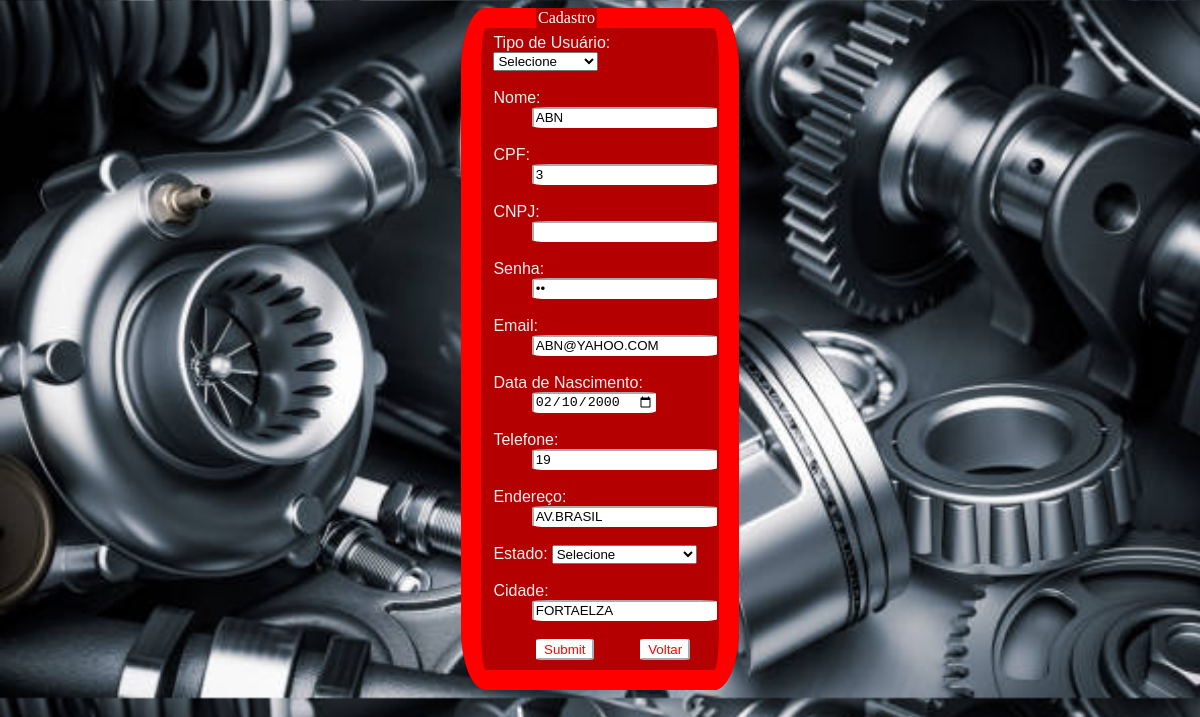
Screenshot of /php-server/FormulariosLogin/edit.php?idcliente=2 with the database file from the repository.
### tables this page shows
CREATE TABLE `cliente` (
  `idcliente` int(11) NOT NULL AUTO_INCREMENT,
  `tipo_usuario` enum('cliente','empresa','adm') NOT NULL,
  `nome` varchar(45) NOT NULL,
  `cpf` varchar(11) NOT NULL,
  `senha` varchar(45) NOT NULL,
  `email` varchar(45) NOT NULL,
  `data_nascimento` date NOT NULL,
  `telefone` varchar(45) NOT NULL,
  `endereco` varchar(45) NOT NULL,
  `estado` varchar(2) NOT NULL,
  `cidade` varchar(45) NOT NULL,
  `estado_id` int(11) NOT NULL,
  `cidade_id` int(11) NOT NULL,
  PRIMARY KEY (`idcliente`)
);

### php-server/FormulariosLogin/edit.php (the view, shortened to what this page needs)
<!DOCTYPE html>
<html lang="pt-br">
<head>
</head>
<body>
<?php
if (!empty($_GET['idcliente'])) {
    include_once('config.php');
$id = $_GET['idcliente'];
$sqlSelect = "SELECT * FROM cliente WHERE idcliente = $id";
$result = $conexao->query($sqlSelect);
if($result->num_rows > 0){
    while ($user_data = mysqli_fetch_assoc($result)) {
        $tipo_usuario = $user_data['tipo_usuario'];
        $nome = $user_data['nome'];
        $cpf = $user_data['cpf'];
        $cnpj = $user_data['cnpj'];
        $senha = $user_data['senha'];
        $email = $user_data['email'];
        $data_nascimento = $user_data['data_nascimento'];
        $telefone = $user_data['telefone'];
        $endereco = $user_data['endereco'];
        $estado = $user_data['estado'];
        $cidade = $user_data['cidade'];
    }
} else {
    header('Location: ../Paginas/Registros.php');
}
}
    ?>
    <div class="box">
        <form method="POST" action="Formulario.php">
            <fieldset>
                <legend>
                    Cadastro
                </legend>
            <div>
        <label for="tipo_usuario">Tipo de Usuário:</label>
        <select id="tipo_usuario" required name="tipo_usuario" value="<?php echo $tipo_usuario ?>">
            <option value="">Selecione</option>
        </select>
        <br><br>
        <label for="nome">Nome:</label>
        <input type="text" id="nome" name="nome" value="<?php echo $nome ?>">
        <br><br>
        <label for="cpf">CPF:</label>
        <input maxlength="11" type="text" id="cpf" name="cpf" value="<?php echo $cpf ?>">
        <br><br>
        <label for="cnpj">CNPJ:</label>
        <input maxlength="14" type="text" name="cnpj" id="cnpj" value="<?php echo $cnpj ?>">
        <br><br>
        <label for="senha">Senha:</label>
        <input type="password" id="senha" name="senha" value="<?php echo $senha ?>">
        <br><br>
        <label for="email">Email:</label>
        <input type="email" id="email" name="email" value="<?php echo $email ?>">
        <br><br>
        <label for="data_nascimento">Data de Nascimento:</label>
        <input type="date" id="data_nascimento" name="data_nascimento" value="<?php echo $data_nascimento ?>">
        <br><br>
        <label for="telefone">Telefone:</label>
        <input type="tel" id="telefone" name="telefone" value="<?php echo $telefone ?>">
        <br><br>
        <label for="endereco">Endereço:</label>
        <input type="text" id="endereco" name="endereco" value="<?php echo $endereco ?>">
        <br><br>
        <label for="estado">Estado:</label>
        <select name="estado" id="estado" value="<?php echo $estado ?>">
            <option value="">Selecione </option>
        </select>
        <br><br>
        <label for="cidade">Cidade:</label>
        <input type="text" id="cidade" name="cidade" value="<?php echo $cidade ?>">
        <br><br>
            </div>
            <div id="btn">
            <input id="button" name="submit" type="submit">
            <a href="../Paginas/Registros.php"><input id="button" type="button" value="Voltar"></a>
            </div>
        </fieldset>
        </form>
    </div>
</body>
</html>

### php-server/FormulariosLogin/edit.php (style rules this page uses)
a { text-decoration: none; color: rgb(255, 255, 255); }
body { background-color:#818181; background-image: url("../../imgs/fundo1.png"); background-size: cover; }
fieldset { background-color: #B40000; border: solid #FF0000; border-radius: 9%; border-width: 20px; width: 18%; align-items: center; margin-left: 40%; margin: auto; }
input { background-color: #FFFFFF; border-radius: 9%; border-color: #FFFFFF; margin-left: 18% }
label { color: #f0f0f0; text-decoration: bold; margin-top: 0%; border-radius: 30%; font-family: 'Lucida Sans', 'Lucida Sans Regular', 'Lucida Grande', 'Lucida Sans Unicode', Geneva, Verdana, sans-serif; }
#button { color: #ff0000; border-radius: 9%; margin-left: 20% }
legend { margin-top: 10%; color: #ffffff; border-radius: 30%; margin-left: 20% }

### rows the page displays
cliente: nome "ABN", cpf "3", email "ABN@YAHOO.COM", data_nascimento "02/10/2000", telefone "19", endereco "AV.BRASIL", cidade "FORTAELZA"
